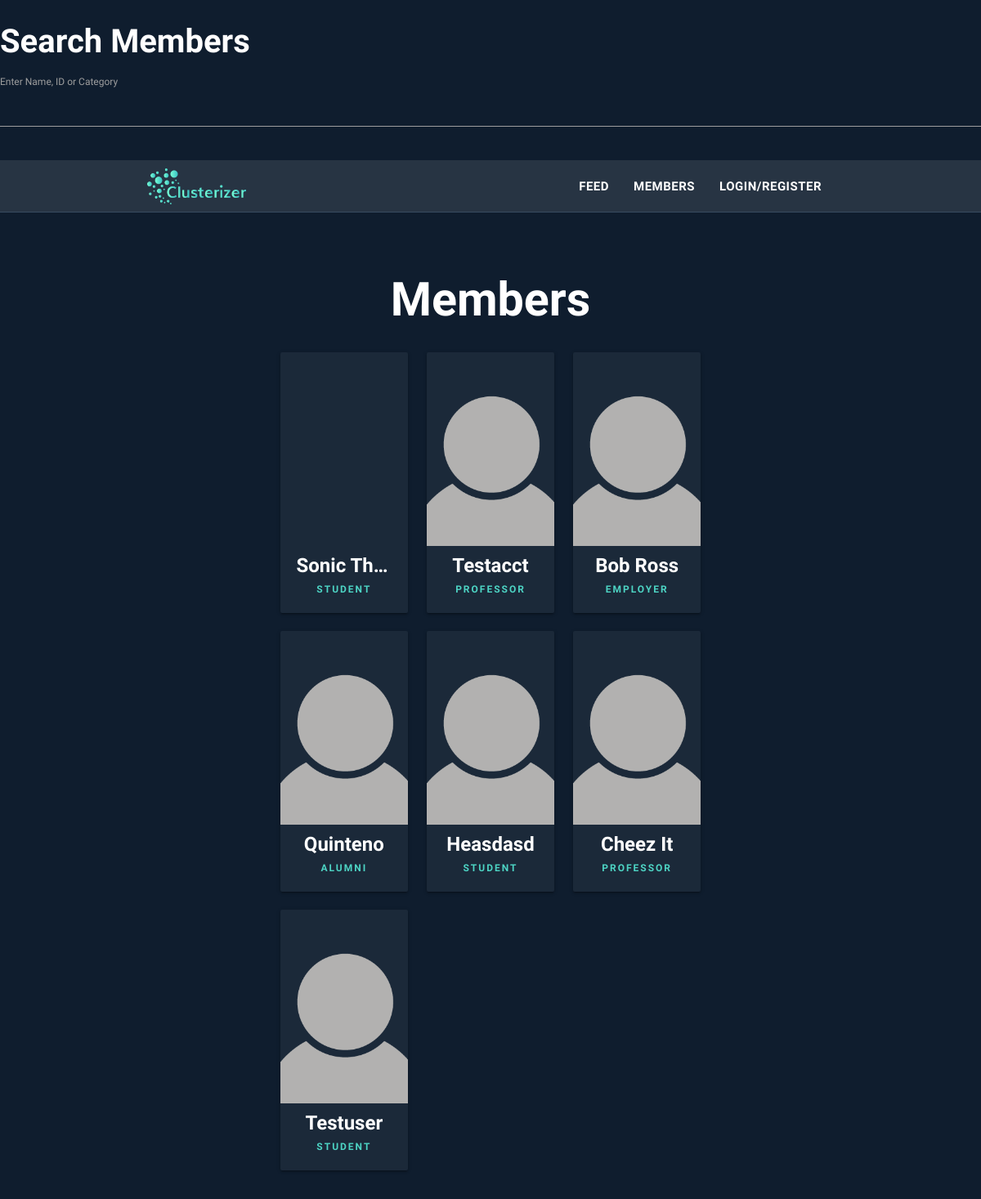
Screenshot of /search.php with the database file from the repository.
### tables this page shows
CREATE TABLE `users_master` (
  `id` int(11) NOT NULL,
  `username` text NOT NULL,
  `email` text NOT NULL,
  `password` text NOT NULL,
  `type` text NOT NULL
);

CREATE TABLE `users_student` (
  `id` int(10) NOT NULL,
  `username` text NOT NULL,
  `name` varchar(70) NOT NULL,
  `picture` varchar(200) NOT NULL,
  `school_year` varchar(50) NOT NULL,
  `major` varchar(50) NOT NULL,
  `field_interests` varchar(500) NOT NULL,
  `bio` varchar(500) NOT NULL,
  `achievements` varchar(200) NOT NULL,
  `facebook` varchar(100) NOT NULL,
  `linkedin` varchar(100) NOT NULL,
  `behance` varchar(100) NOT NULL,
  `codepen` varchar(100) NOT NULL,
  `github` varchar(100) NOT NULL,
  `snapchat` varchar(100) NOT NULL,
  `instagram` varchar(100) NOT NULL,
  `tumblr` varchar(100) NOT NULL,
  `twitter` varchar(100) NOT NULL,
  `skills` varchar(500) NOT NULL,
  `software` varchar(500) NOT NULL,
  `languages` varchar(500) NOT NULL,
  `organizations` varchar(500) NOT NULL,
  `portfolio_link` varchar(350) NOT NULL,
  `resume_upload` varchar(200) NOT NULL
);

CREATE TABLE `users_professor` (
  `id` int(10) NOT NULL,
  `username` text NOT NULL,
  `name` varchar(100) NOT NULL,
  `picture` varchar(200) NOT NULL,
  `career_field` varchar(150) NOT NULL,
  `committee` varchar(250) NOT NULL,
  `research` varchar(500) NOT NULL,
  `bio` varchar(500) NOT NULL,
  `achievements` varchar(300) NOT NULL,
  `linkedin` varchar(200) NOT NULL,
  `facebook` varchar(200) NOT NULL,
  `behance` varchar(200) NOT NULL,
  `codepen` varchar(200) NOT NULL,
  `github` varchar(200) NOT NULL,
  `snapchat` varchar(100) NOT NULL,
  `instagram` varchar(100) NOT NULL,
  `tumblr` varchar(100) NOT NULL,
  `twitter` varchar(100) NOT NULL,
  `email` varchar(100) NOT NULL
);

CREATE TABLE `users_employer` (
  `id` int(10) NOT NULL,
  `username` text NOT NULL,
  `company_name` varchar(100) NOT NULL,
  `picture` varchar(200) NOT NULL,
  `company_overview` varchar(1000) NOT NULL,
  `company_address` varchar(200) NOT NULL,
  `requirements` varchar(1000) NOT NULL,
  `achievements` varchar(200) NOT NULL,
  `facebook` varchar(250) NOT NULL,
  `linkedin` varchar(250) NOT NULL,
  `website` varchar(350) NOT NULL,
  `career_link` varchar(500) NOT NULL
);

CREATE TABLE `users_alumni` (
  `id` int(10) NOT NULL,
  `username` text NOT NULL,
  `name` varchar(170) NOT NULL,
  `picture` varchar(200) NOT NULL,
  `graduate_year` varchar(4) NOT NULL,
  `major` varchar(50) NOT NULL,
  `field_interests` varchar(500) NOT NULL,
  `bio` varchar(500) NOT NULL,
  `achievements` varchar(200) NOT NULL,
  `facebook` varchar(100) NOT NULL,
  `linkedin` varchar(100) NOT NULL,
  `behance` varchar(100) NOT NULL,
  `codepen` varchar(100) NOT NULL,
  `github` varchar(100) NOT NULL,
  `snapchat` varchar(100) NOT NULL,
  `instagram` varchar(100) NOT NULL,
  `tumblr` varchar(100) NOT NULL,
  `twitter` varchar(100) NOT NULL,
  `skills` varchar(500) NOT NULL,
  `software` varchar(500) NOT NULL,
  `languages` varchar(500) NOT NULL,
  `portfolio_link` varchar(350) NOT NULL,
  `resume_upload` varchar(200) NOT NULL
);

### php/user-table.php (the view)
<?php
	include("connect.php");
	$sql = "SELECT username, type FROM users_master";
	$result = mysqli_query($connection, $sql);
	if ($result->num_rows > 0) {
		while($row = $result->fetch_assoc()) {
			$type = $row['type'];
			$username = $row["username"];
			switch($type) {
				case "student":
					$sqlSort = "SELECT name, picture FROM users_student WHERE username = '" . $username . "'";
					break;
				case "professor":
					$sqlSort = "SELECT name, picture FROM users_professor WHERE username = '" . $username . "'";
					break;
				case "employer":
					$sqlSort = "SELECT company_name, picture FROM users_employer WHERE username = '" . $username . "'";
					break;
				case "alumni":
					$sqlSort = "SELECT name, picture FROM users_alumni WHERE username = '" . $username . "'";
					break;
			}
			$resultTwo = mysqli_query($connection, $sqlSort);
			while($rowTwo = $resultTwo->fetch_assoc()) {
				if ($type == "employer") {
					$name = $rowTwo["company_name"];
					$picture = $rowTwo["picture"];
				} else {
					$name = $rowTwo["name"];
					$picture = $rowTwo["picture"];
				}
				if (empty($rowTwo['picture'])) {
					$picture = "img/default.png";
				} else {
					$picture = "img/" . $rowTwo["picture"];
				}
			}
			echo "<div class='col s6 m4 l4'>
					<div class='card member'>
						<a href='profile.php?user=" . $username . "'>
						<div class='card-image' style='background-image:url(" . $picture . ")'>
						</div>
						<div class='card-content'>
							<span class='card-title'>" . $name . "</span>
							<p class='subtitle'>" . $type . "</p>
						</div>
						</a>
					</div>
				</div>";
		}
	} else {
		echo "0 results";
	}
?>

### css/style.css (style rules this page uses)
body { font-family: 'Muli', sans-serif; font-weight: 400; font-size: 10pt; background-color: #0F1D2E; color: #FFF; }
.card { padding: 0px; background-color: rgba(255, 255, 255, 0.05); }
.card a { color: #FFF; }
.card .card-content { padding: 10px 20px 20px; }
.card.member { text-align: center; }
.card.member .card-image { height: 237px; width: 100%; overflow: hidden; background-size: cover; background-position: center center; }
.card.member .card-title { font-weight: 700; font-size: 24px; line-height: 1.2; margin-bottom: 5px; text-overflow: ellipsis; overflow: hidden; white-space: nowrap; text-transform: capitalize; }
.card.member .subtitle { text-transform: uppercase; font-weight: 800; letter-spacing: 2px; font-size: 12px; color: #4DD4C4; }

### rows the page displays
users_master: users_student.name "Sonic Th…", type "STUDENT"
users_master: users_professor.name "Testacct", type "PROFESSOR"
users_master: users_employer.company_name "Bob Ross", type "EMPLOYER"
users_master: users_alumni.name "Quinteno", type "ALUMNI"
users_master: users_student.name "Heasdasd", type "STUDENT"
users_master: users_professor.name "Cheez It", type "PROFESSOR"
users_master: users_student.name "Testuser", type "STUDENT"
